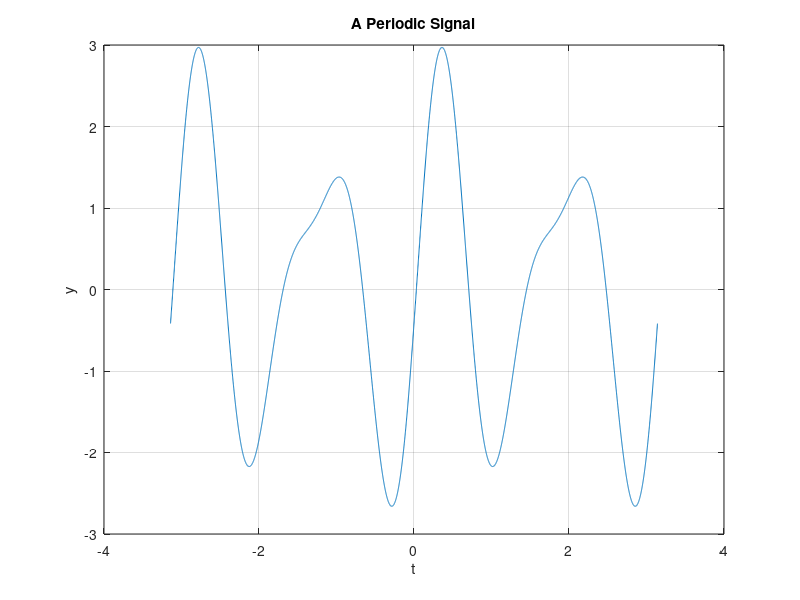

Recreate this plot in MATLAB.
%Example9p3
%This code has a periodic signal
t = -pi:0.001:pi;
y=2*sin(4*t)+cos(6*t-2);
plot(t,y);grid on;
xlabel('t');ylabel('y');
title('A Periodic Signal');